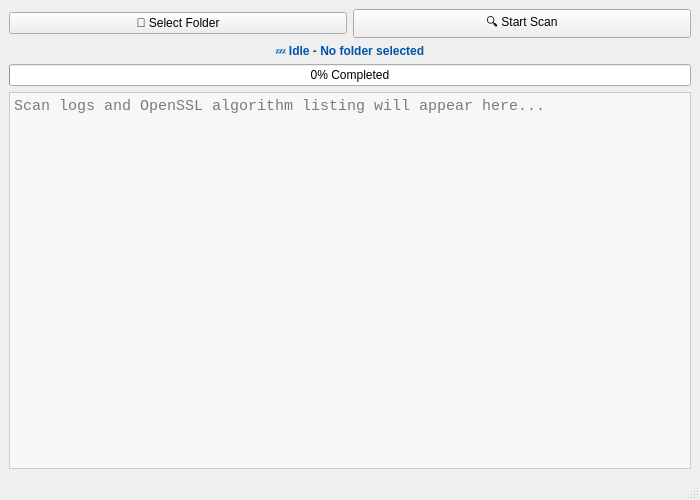
<?xml version="1.0" encoding="UTF-8"?>
<ui version="4.0">
 <class>PQC_Agent</class>
 <widget class="QMainWindow" name="PQC_Agent">
  <property name="geometry">
   <rect>
    <x>0</x>
    <y>0</y>
    <width>700</width>
    <height>500</height>
   </rect>
  </property>
  <property name="windowTitle">
   <string>PQC Agent - OpenSSL Scanner</string>
  </property>
  <widget class="QWidget" name="centralwidget">
   <layout class="QVBoxLayout" name="verticalLayout" stretch="0,0,0,1">
    <item>
     <layout class="QHBoxLayout" name="buttonLayout">
      <item>
       <widget class="QPushButton" name="btnSelect">
        <property name="text">
         <string>📂 Select Folder</string>
        </property>
        <property name="minimumWidth">
         <number>120</number>
        </property>
        <property name="iconSize">
         <size>
          <width>24</width>
          <height>24</height>
         </size>
        </property>
       </widget>
      </item>
      <item>
       <widget class="QPushButton" name="btnScan">
        <property name="text">
         <string>🔍 Start Scan</string>
        </property>
        <property name="minimumWidth">
         <number>120</number>
        </property>
        <property name="iconSize">
         <size>
          <width>24</width>
          <height>24</height>
         </size>
        </property>
       </widget>
      </item>
     </layout>
    </item>

    <item>
     <widget class="QLabel" name="labelStatus">
      <property name="text">
       <string>💤 Idle - No folder selected</string>
      </property>
      <property name="alignment">
       <set>Qt::AlignCenter</set>
      </property>
      <property name="styleSheet">
       <string notr="true">font-weight: bold; color: #0055aa;</string>
      </property>
     </widget>
    </item>

    <item>
     <widget class="QProgressBar" name="progressBar">
      <property name="value">
       <number>0</number>
      </property>
      <property name="textVisible">
       <bool>true</bool>
      </property>
      <property name="format">
       <string>%p% Completed</string>
      </property>
      <property name="minimumHeight">
       <number>20</number>
      </property>
     </widget>
    </item>

    <item>
     <widget class="QPlainTextEdit" name="outputText">
      <property name="readOnly">
       <bool>true</bool>
      </property>
      <property name="placeholderText">
       <string>Scan logs and OpenSSL algorithm listing will appear here...</string>
      </property>
      <property name="styleSheet">
       <string notr="true">background-color: #f7f7f7; border: 1px solid #ccc; font-family: Consolas, monospace; font-size: 11pt;</string>
      </property>
     </widget>
    </item>
   </layout>
  </widget>

  <widget class="QStatusBar" name="statusbar"/>
 </widget>
 <resources/>
 <connections/>
</ui>
